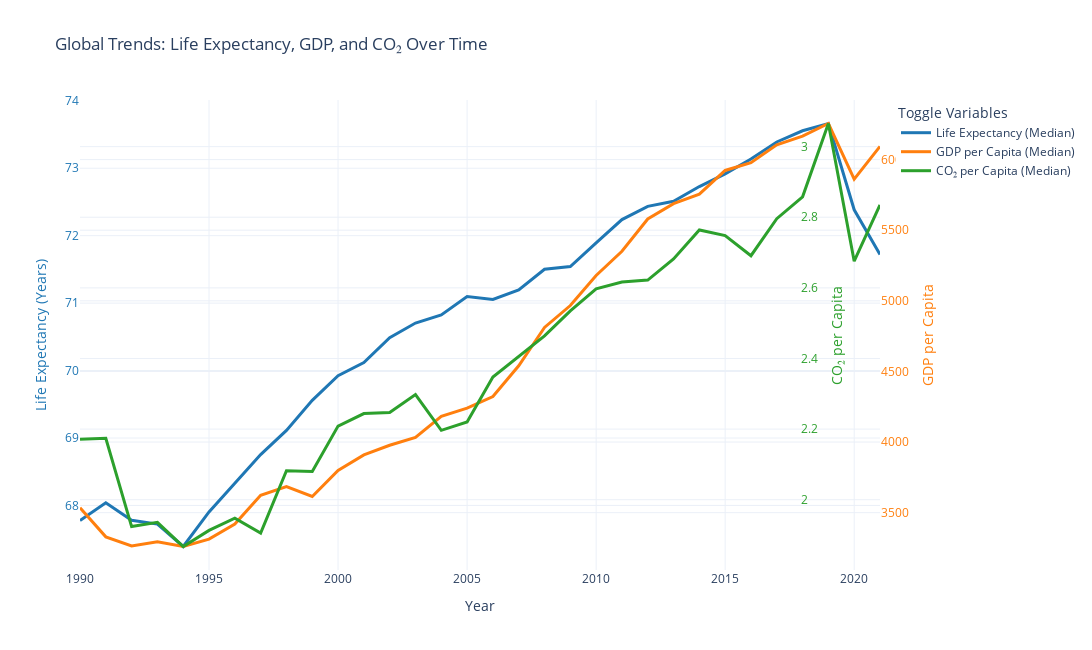

The code cell stored with this chart in its notebook:
### Code cell
import pandas as pd
import plotly.graph_objects as go

# Load data
df = pd.read_csv("../data/processed/merged_dataset_with_continents.csv")

# Compute medians by year
yearly = df.groupby("year").agg(
    median_life=("life_expectancy", "median"),
    median_gdp=("gdp_per_capita", "median"),
    median_co2=("co2_per_capita", "median")
).reset_index()

# Create figure
fig = go.Figure()

# Life Expectancy (Left axis)
fig.add_trace(go.Scatter(
    x=yearly["year"],
    y=yearly["median_life"],
    mode="lines",
    name="Life Expectancy (Median)",
    line=dict(width=3, color="#1f77b4"),
    yaxis="y"
))

# GDP (Right axis 1)
fig.add_trace(go.Scatter(
    x=yearly["year"],
    y=yearly["median_gdp"],
    mode="lines",
    name="GDP per Capita (Median)",
    line=dict(width=3, color="#ff7f0e"),
    yaxis="y2"
))

# CO2 (Right axis 2 — outside)
fig.add_trace(go.Scatter(
    x=yearly["year"],
    y=yearly["median_co2"],
    mode="lines",
    name="CO₂ per Capita (Median)",
    line=dict(width=3, color="#2ca02c"),
    yaxis="y3"
))

# LAYOUT AND AXES
fig.update_layout(
    title="Global Trends: Life Expectancy, GDP, and CO₂ Over Time",
    template="plotly_white",
    hovermode="x unified",
    width=1100,
    height=650,
    legend_title="Toggle Variables",

    # Y-Axis 1 (Life Expectancy)
    yaxis=dict(
        title=dict(text="Life Expectancy (Years)", font=dict(color="#1f77b4")),
        tickfont=dict(color="#1f77b4"),
        side="left"
    ),

    # Y-Axis 2 (GDP)
    yaxis2=dict(
        title=dict(text="GDP per Capita", font=dict(color="#ff7f0e")),
        tickfont=dict(color="#ff7f0e"),
        overlaying="y",
        side="right",
        position=1.0
    ),

    # Y-Axis 3 (CO2)
    yaxis3=dict(
        title=dict(text="CO₂ per Capita", font=dict(color="#2ca02c")),
        tickfont=dict(color="#2ca02c"),
        overlaying="y",
        side="right",
        position=.9   # moved further to avoid overlap
    ),

    xaxis=dict(title="Year")
)

fig

### Figure 1 — Plotly figure (JSON) as saved in the notebook; plotly's stock layout.template omitted (floating-point values rounded to 4 significant figures)
{"data": [{"line": {"color": "#1f77b4", "width": 3}, "mode": "lines", "name": "Life Expectancy (Median)", "type": "scatter", "x": [1990, 1991, 1992, 1993, 1994, 1995, 1996, 1997, 1998, 1999, 2000, 2001, 2002, 2003, 2004, 2005, 2006, 2007, 2008, 2009, 2010, 2011, 2012, 2013, 2014, 2015, 2016, 2017, 2018, 2019, 2020, 2021], "y": [67.78, 68.04, 67.78, 67.72, 67.39, 67.9, 68.33, 68.75, 69.11, 69.56, 69.92, 70.12, 70.49, 70.7, 70.83, 71.1, 71.06, 71.2, 71.5, 71.54, 71.89, 72.24, 72.44, 72.51, 72.73, 72.92, 73.14, 73.39, 73.56, 73.66, 72.38, 71.72], "yaxis": "y"}, {"line": {"color": "#ff7f0e", "width": 3}, "mode": "lines", "name": "GDP per Capita (Median)", "type": "scatter", "x": [1990, 1991, 1992, 1993, 1994, 1995, 1996, 1997, 1998, 1999, 2000, 2001, 2002, 2003, 2004, 2005, 2006, 2007, 2008, 2009, 2010, 2011, 2012, 2013, 2014, 2015, 2016, 2017, 2018, 2019, 2020, 2021], "y": [3534.0, 3329.0, 3265.0, 3293.0, 3260.0, 3313.0, 3420.0, 3623.0, 3685.0, 3615.0, 3799.0, 3909.0, 3978.0, 4033.0, 4182.0, 4240.0, 4322.0, 4540.0, 4811.0, 4967.0, 5179.0, 5351.0, 5580.0, 5688.0, 5756.0, 5923.0, 5978.0, 6104.0, 6166.0, 6256.0, 5862.0, 6093.0], "yaxis": "y2"}, {"line": {"color": "#2ca02c", "width": 3}, "mode": "lines", "name": "CO₂ per Capita (Median)", "type": "scatter", "x": [1990, 1991, 1992, 1993, 1994, 1995, 1996, 1997, 1998, 1999, 2000, 2001, 2002, 2003, 2004, 2005, 2006, 2007, 2008, 2009, 2010, 2011, 2012, 2013, 2014, 2015, 2016, 2017, 2018, 2019, 2020, 2021], "y": [2.171, 2.174, 1.924, 1.936, 1.868, 1.913, 1.948, 1.905, 2.082, 2.08, 2.208, 2.244, 2.247, 2.298, 2.197, 2.22, 2.348, 2.405, 2.464, 2.535, 2.598, 2.617, 2.622, 2.682, 2.764, 2.748, 2.691, 2.796, 2.858, 3.066, 2.675, 2.835], "yaxis": "y3"}], "layout": {"height": 650, "hovermode": "x unified", "legend": {"title": {"text": "Toggle Variables"}}, "title": {"text": "Global Trends: Life Expectancy, GDP, and CO₂ Over Time"}, "width": 1100, "xaxis": {"title": {"text": "Year"}}, "yaxis": {"side": "left", "tickfont": {"color": "#1f77b4"}, "title": {"font": {"color": "#1f77b4"}, "text": "Life Expectancy (Years)"}}, "yaxis2": {"overlaying": "y", "position": 1, "side": "right", "tickfont": {"color": "#ff7f0e"}, "title": {"font": {"color": "#ff7f0e"}, "text": "GDP per Capita"}}, "yaxis3": {"overlaying": "y", "position": 0.9, "side": "right", "tickfont": {"color": "#2ca02c"}, "title": {"font": {"color": "#2ca02c"}, "text": "CO₂ per Capita"}}}}
